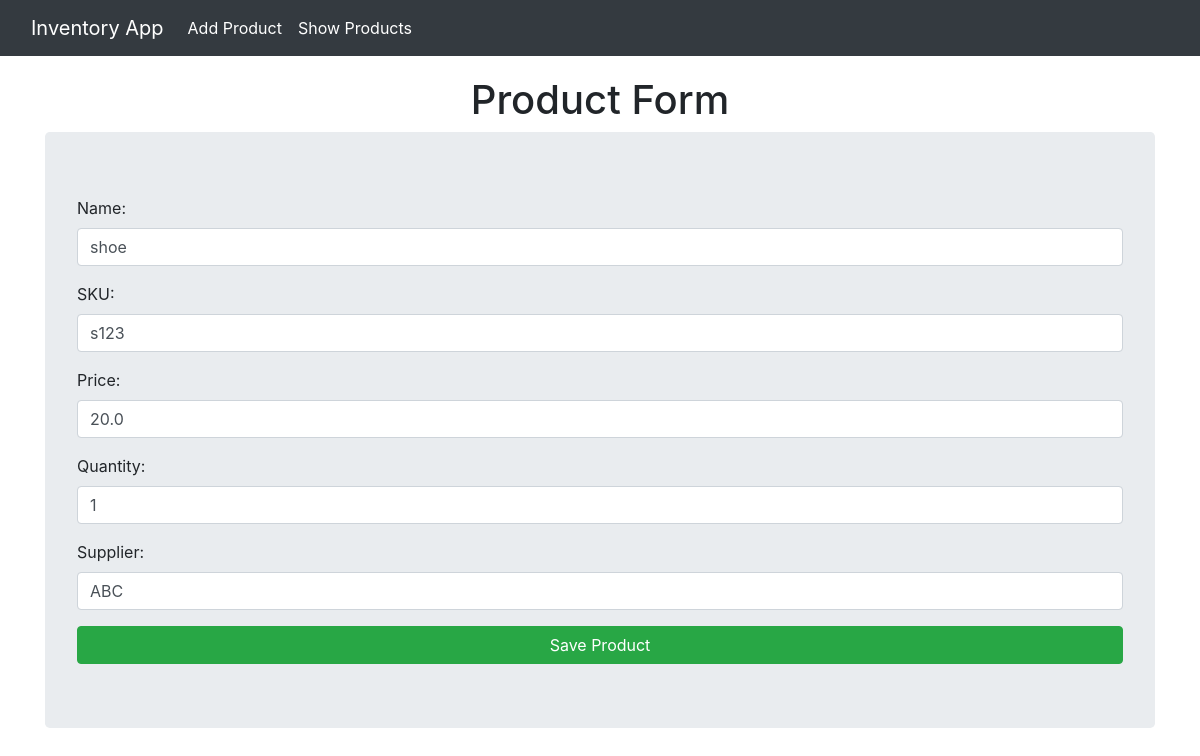
The app's page /update/1/ with its own data.
### invApp/models.py (models this page shows, shortened)
class Product(models.Model):
    product_id = models.AutoField(primary_key=True)
    name = models.CharField(max_length=100)
    sku = models.CharField(max_length=50, unique=True)
    price = models.FloatField()
    quantity = models.IntegerField()
    supplier = models.CharField(max_length=100)

### invApp/views.py (the view)
# urls.py: path('update/<int:product_id>/', views.product_update_view, name="product_update"),
def product_update_view(request, product_id):
    product = Product.objects.get(product_id=product_id)
    form = ProductForm(instance=product)
    if request.method == "POST":
        form = ProductForm(request.POST,instance=product)
        if form.is_valid():
            form.save()
            return redirect('product_list')
    return render(request, 'invApp/product_form.html', {'form':form})

### invApp/forms.py
class ProductForm(forms.ModelForm):
    class Meta:
        model = Product
        fields = '__all__'
        labels = {
            'product_id': 'Product ID',
            'name': 'Name',
            'sku': 'SKU',
            'price': 'Price',
            'quantity': 'Quantity',
            'supplier': 'Supplier',
        }
        widgets = {
            'product_id': forms.NumberInput(
                attrs= {'placeholder': 'e.g. 1', 'class':'form-control'}),
            'name': forms.TextInput(
                attrs= {'placeholder': 'e.g. shirt', 'class':'form-control'}),
            'sku': forms.TextInput(
                attrs= {'placeholder': 'e.g. S12345', 'class':'form-control'}),
            'price': forms.NumberInput(
                attrs= {'placeholder': 'e.g. 18.99', 'class':'form-control'}),
            'quantity': forms.NumberInput(
                attrs= {'placeholder': 'e.g 10', 'class':'form-control'}),
            'supplier': forms.TextInput(
                attrs= {'placeholder': 'e.g ABC Corp', 'class':'form-control'}),
        }

### invApp/templates/invApp/product_form.html (shortened to what this page needs)
{% extends 'invApp/layout.html' %}
{% block content %}
<h1 class="text-center">Product Form</h1>
<form method="POST" class="jumbotron">
    {{ form.as_p }}
    <button class="btn btn-success
    btn-block" type="submit">Save Product</button>
</form>
{% endblock %}

### invApp/templates/invApp/layout.html (style rules this page uses)
body { padding-top: 56px; }

### records on screen
Product: name "shoe", sku "s123", price "20.0", quantity "1", supplier "ABC"
